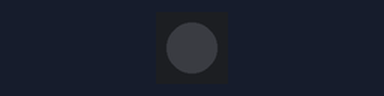
Bench run of a sketch on a simulated Arduino Mega 2560, built with avr-gcc and run on an emulated ATmega2560. Shown: 1 RGB LEDs in strip order, left to right. Dim RGB values are drawn brighter than linear.

Above: at 0.2 s.
At 1.7 s:
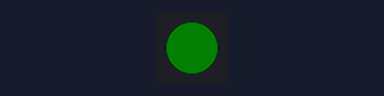
Timing chart, 0 to 3.0 s (numbered marks = the images above):
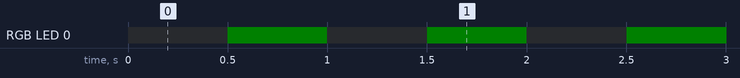

Measured:
- by itself, RGB LED 0: alternates RGB(0, 5, 0) for 0.50 s and off for 0.50 s

The sketch:

blink.ino
```cpp
#include <Adafruit_NeoPixel.h>
#define PIN 38 // Or 38, depending on your S3 DevKit version!
#define NUMPIXELS 1
Adafruit_NeoPixel pixels(NUMPIXELS, PIN, NEO_GRB + NEO_KHZ800);
#define DELAYVAL 500
void setup () {
  pixels.begin();
 }
void loop () {
  pixels.clear();
  pixels.show();
  delay(DELAYVAL);
  for(int i=0; i<NUMPIXELS; i++) {
   pixels.setPixelColor(i, pixels.Color(0, 5, 0));
   pixels.show();
   delay(DELAYVAL);
   }
 }
```
